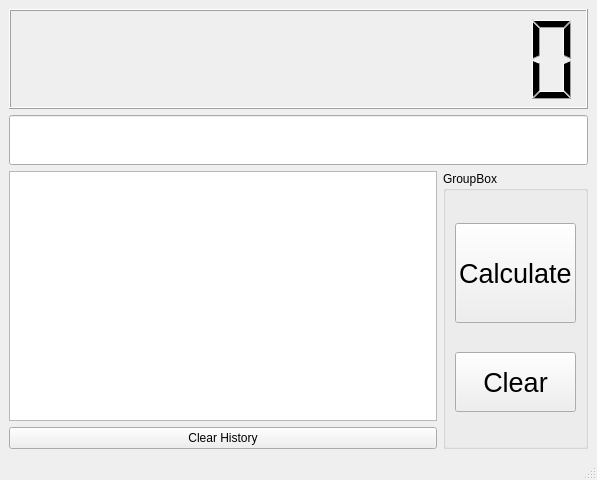
<?xml version="1.0" encoding="UTF-8"?>
<ui version="4.0">
 <class>MainWindow</class>
 <widget class="QMainWindow" name="MainWindow">
  <property name="enabled">
   <bool>true</bool>
  </property>
  <property name="geometry">
   <rect>
    <x>0</x>
    <y>0</y>
    <width>597</width>
    <height>480</height>
   </rect>
  </property>
  <property name="maximumSize">
   <size>
    <width>1920</width>
    <height>1080</height>
   </size>
  </property>
  <property name="windowTitle">
   <string notr="true">Pyculator</string>
  </property>
  <property name="locale">
   <locale language="English" country="UnitedKingdom"/>
  </property>
  <widget class="QWidget" name="centralwidget">
   <layout class="QGridLayout" name="gridLayout">
    <item row="0" column="0" colspan="2">
     <layout class="QVBoxLayout" name="verticalLayout_2">
      <item>
       <widget class="QLCDNumber" name="lcdNumber">
        <property name="minimumSize">
         <size>
          <width>0</width>
          <height>100</height>
         </size>
        </property>
        <property name="digitCount">
         <number>12</number>
        </property>
       </widget>
      </item>
      <item>
       <widget class="QLineEdit" name="lineEdit">
        <property name="minimumSize">
         <size>
          <width>0</width>
          <height>50</height>
         </size>
        </property>
        <property name="font">
         <font>
          <pointsize>20</pointsize>
         </font>
        </property>
        <property name="text">
         <string/>
        </property>
       </widget>
      </item>
     </layout>
    </item>
    <item row="1" column="0">
     <layout class="QVBoxLayout" name="verticalLayout_3">
      <item>
       <widget class="QListWidget" name="listWidget"/>
      </item>
      <item>
       <widget class="QPushButton" name="PBTNhisclear">
        <property name="text">
         <string>Clear History</string>
        </property>
       </widget>
      </item>
     </layout>
    </item>
    <item row="1" column="1">
     <widget class="QGroupBox" name="groupBox">
      <property name="title">
       <string>GroupBox</string>
      </property>
      <layout class="QVBoxLayout" name="verticalLayout">
       <item>
        <widget class="QPushButton" name="PBTNcalculate">
         <property name="minimumSize">
          <size>
           <width>0</width>
           <height>100</height>
          </size>
         </property>
         <property name="font">
          <font>
           <pointsize>20</pointsize>
          </font>
         </property>
         <property name="text">
          <string>Calculate</string>
         </property>
        </widget>
       </item>
       <item>
        <widget class="QPushButton" name="PBTNclear">
         <property name="minimumSize">
          <size>
           <width>0</width>
           <height>60</height>
          </size>
         </property>
         <property name="font">
          <font>
           <pointsize>20</pointsize>
          </font>
         </property>
         <property name="text">
          <string>Clear</string>
         </property>
        </widget>
       </item>
      </layout>
     </widget>
    </item>
   </layout>
  </widget>
  <widget class="QStatusBar" name="statusbar"/>
 </widget>
 <resources/>
 <connections/>
</ui>
